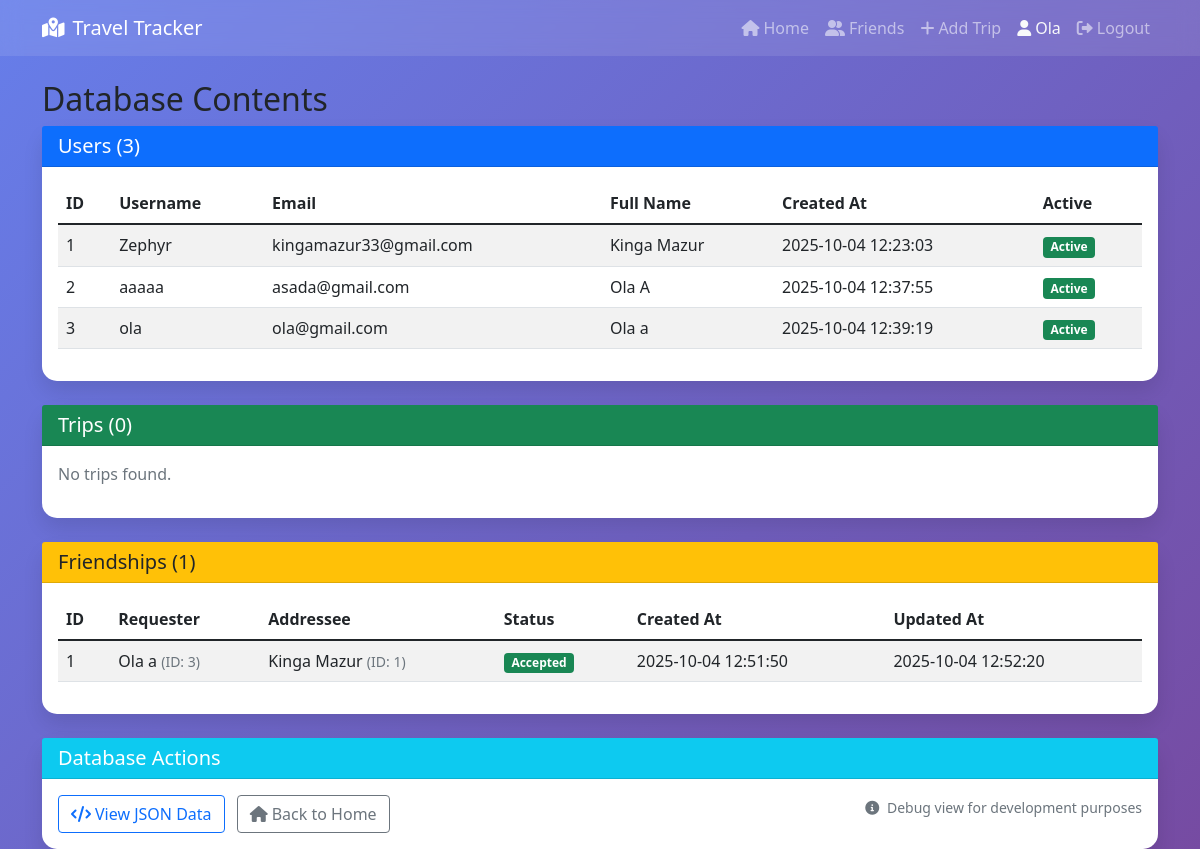
Screenshot of /debug/view (signed in) with the database file from the repository.
### users.py (models this page shows, shortened)
class User(UserMixin, db.Model):
    id = db.Column(db.Integer, primary_key=True)
    username = db.Column(db.String(80), unique=True, nullable=False)
    email = db.Column(db.String(120), unique=True, nullable=False)
    password_hash = db.Column(db.String(200), nullable=False)
    first_name = db.Column(db.String(50), nullable=False)
    last_name = db.Column(db.String(50), nullable=False)
    created_at = db.Column(db.DateTime, default=datetime.utcnow)
    is_active = db.Column(db.Boolean, default=True)
    @property
    def full_name(self):
        return f"{self.first_name} {self.last_name}"

### friends.py (models this page shows, shortened)
class Friendship(db.Model):
    id = db.Column(db.Integer, primary_key=True)
    requester_id = db.Column(db.Integer, db.ForeignKey('user.id'), nullable=False)
    addressee_id = db.Column(db.Integer, db.ForeignKey('user.id'), nullable=False)
    status = db.Column(db.String(20), default='pending')  # pending, accepted, declined, blocked
    created_at = db.Column(db.DateTime, default=datetime.utcnow)
    updated_at = db.Column(db.DateTime, default=datetime.utcnow, onupdate=datetime.utcnow)
    requester = db.relationship('User', foreign_keys=[requester_id], backref='sent_requests')
    addressee = db.relationship('User', foreign_keys=[addressee_id], backref='received_requests')
    __table_args__ = (
        db.UniqueConstraint('requester_id', 'addressee_id', name='unique_friendship'),
    )

### routes.py (the view)
@main_bp.route('/debug/view')
def debug_view():
    trips = Trip.query.all()
    users = User.query.all()
    friendships = Friendship.query.all()
    return render_template('debug.html',
                         trips=trips,
                         users=users,
                         friendships=friendships)

### app.py (called while the page is built)
def create_app():
    app = Flask(__name__)
    app.config.from_object('config.Config')
    db.init_app(app)
    login_manager.init_app(app)
    login_manager.login_view = 'main.login'
    login_manager.login_message = 'You must log in to access this page.'
    login_manager.login_message_category = 'info'
    @login_manager.user_loader
    def load_user(user_id):
        from users import User
        return User.query.get(int(user_id))
    from routes import main_bp
    app.register_blueprint(main_bp)
    return app

### templates/debug.html (shortened to what this page needs)
{% extends "base.html" %}
{% block content %}
<div class="row">
    <div class="col-12">
        <h2>Database Contents</h2>
        <div class="card mb-4">
            <div class="card-header bg-primary text-white">
                <h5 class="mb-0">Users ({{ users|length }})</h5>
            </div>
            <div class="card-body">
                {% if users %}
                    <div class="table-responsive">
                        <table class="table table-striped">
                            <thead>
                                <tr>
                                    <th>ID</th>
                                    <th>Username</th>
                                    <th>Email</th>
                                    <th>Full Name</th>
                                    <th>Created At</th>
                                    <th>Active</th>
                                </tr>
                            </thead>
                            <tbody>
                                {% for user in users %}
                                <tr>
                                    <td>{{ user.id }}</td>
                                    <td>{{ user.username }}</td>
                                    <td>{{ user.email }}</td>
                                    <td>{{ user.full_name }}</td>
                                    <td>{{ user.created_at.strftime('%Y-%m-%d %H:%M:%S') if user.created_at else 'N/A' }}</td>
                                    <td>
                                        {% if user.is_active %}
                                            <span class="badge bg-success">Active</span>
                                        {% else %}
                                            <span class="badge bg-secondary">Inactive</span>
                                        {% endif %}
                                    </td>
                                </tr>
                                {% endfor %}
                            </tbody>
                        </table>
                    </div>
                {% else %}
                    <p class="text-muted">No users found.</p>
                {% endif %}
            </div>
        </div>
        <div class="card mb-4">
            <div class="card-header bg-success text-white">
                <h5 class="mb-0">Trips ({{ trips|length }})</h5>
            </div>
            <div class="card-body">
                {% if trips %}
                    <div class="table-responsive">
                        <table class="table table-striped">
                            <thead>
                                <tr>
                                    <th>ID</th>
                                    <th>Destination</th>
                                    <th>Start Date</th>
                                    <th>End Date</th>
                                    <th>Description</th>
                                    <th>Created At</th>
                                </tr>
                            </thead>
                            <tbody>
                                {% for trip in trips %}
                                <tr>
                                    <td>{{ trip.id }}</td>
                                    <td>{{ trip.destination }}</td>
                                    <td>{{ trip.start_date.strftime('%Y-%m-%d') if trip.start_date else 'N/A' }}</td>
                                    <td>{{ trip.end_date.strftime('%Y-%m-%d') if trip.end_date else 'N/A' }}</td>
                                    <td>{{ trip.description[:50] + '...' if trip.description and trip.description|length > 50 else trip.description or 'N/A' }}</td>
                                    <td>{{ trip.created_at.strftime('%Y-%m-%d %H:%M:%S') if trip.created_at else 'N/A' }}</td>
                                </tr>
                                {% endfor %}
                            </tbody>
                        </table>
                    </div>
                {% else %}
                    <p class="text-muted">No trips found.</p>
                {% endif %}
            </div>
        </div>
        <div class="card mb-4">
            <div class="card-header bg-warning text-dark">
                <h5 class="mb-0">Friendships ({{ friendships|length }})</h5>
            </div>
            <div class="card-body">
                {% if friendships %}
                    <div class="table-responsive">
                        <table class="table table-striped">
                            <thead>
                                <tr>
                                    <th>ID</th>
                                    <th>Requester</th>
                                    <th>Addressee</th>
                                    <th>Status</th>
                                    <th>Created At</th>
                                    <th>Updated At</th>
                                </tr>
                            </thead>
                            <tbody>
                                {% for friendship in friendships %}
                                <tr>
                                    <td>{{ friendship.id }}</td>
                                    <td>
                                        {{ friendship.requester.full_name if friendship.requester else 'Unknown' }}
                                        <small class="text-muted">(ID: {{ friendship.requester_id }})</small>
                                    </td>
                                    <td>
                                        {{ friendship.addressee.full_name if friendship.addressee else 'Unknown' }}
                                        <small class="text-muted">(ID: {{ friendship.addressee_id }})</small>
                                    </td>
                                    <td>
                                        {% if friendship.status == 'accepted' %}
                                            <span class="badge bg-success">{{ friendship.status|title }}</span>
                                        {% elif friendship.status == 'pending' %}
                                            <span class="badge bg-warning">{{ friendship.status|title }}</span>
                                        {% elif friendship.status == 'declined' %}
                                            <span class="badge bg-secondary">{{ friendship.status|title }}</span>
                                        {% else %}
                                            <span class="badge bg-dark">{{ friendship.status|title }}</span>
                                        {% endif %}
                                    </td>
                                    <td>{{ friendship.created_at.strftime('%Y-%m-%d %H:%M:%S') if friendship.created_at else 'N/A' }}</td>
                                    <td>{{ friendship.updated_at.strftime('%Y-%m-%d %H:%M:%S') if friendship.updated_at else 'N/A' }}</td>
                                </tr>
                                {% endfor %}
                            </tbody>
                        </table>
                    </div>
                {% else %}
                    <p class="text-muted">No friendships found.</p>
                {% endif %}
            </div>
        </div>
        <div class="card">
            <div class="card-header bg-info text-white">
                <h5 class="mb-0">Database Actions</h5>
            </div>
            <div class="card-body">
                <div class="row">
                    <div class="col-md-6">
                        <a href="{{ url_for('main.debug_database') }}" class="btn btn-outline-primary me-2" target="_blank">
                            <i class="fas fa-code me-1"></i>View JSON Data
                        </a>
                        <a href="{{ url_for('main.index') }}" class="btn btn-outline-secondary">
                            <i class="fas fa-home me-1"></i>Back to Home
                        </a>
                    </div>
                    <div class="col-md-6">
                        <div class="text-md-end">
                            <small class="text-muted">
                                <i class="fas fa-info-circle me-1"></i>
                                Debug view for development purposes
                            </small>
                        </div>
                    </div>
                </div>
            </div>
        </div>
    </div>
</div>
{% endblock %}

### templates/base.html (shortened to what this page needs)
<!DOCTYPE html>
<html lang="en">
<head>
    <link href="https://cdn.jsdelivr.net/npm/bootstrap@5.1.3/dist/css/bootstrap.min.css" rel="stylesheet">
    <link href="https://cdnjs.cloudflare.com/ajax/libs/font-awesome/6.0.0/css/all.min.css" rel="stylesheet">
</head>
<body>
    <nav class="navbar navbar-expand-lg navbar-dark">
        <div class="container">
            <a class="navbar-brand" href="{{ url_for('main.index') }}">
                <i class="fas fa-map-marked-alt me-2"></i>Travel Tracker
            </a>
            <div class="navbar-nav ms-auto">
                <a class="nav-link" href="{{ url_for('main.index') }}">
                    <i class="fas fa-home me-1"></i>Home
                </a>
                {% if current_user.is_authenticated %}
                    <a class="nav-link" href="{{ url_for('main.friends') }}">
                        <i class="fas fa-user-friends me-1"></i>Friends
                    </a>
                    <a class="nav-link" href="{{ url_for('main.add_trip') }}">
                        <i class="fas fa-plus me-1"></i>Add Trip
                    </a>
                    <span class="nav-link text-light">
                        <i class="fas fa-user me-1"></i>{{ current_user.first_name }}
                    </span>
                    <a class="nav-link" href="{{ url_for('main.logout') }}">
                        <i class="fas fa-sign-out-alt me-1"></i>Logout
                    </a>
                {% endif %}
            </div>
        </div>
    </nav>
    <div class="container mt-4">
        {% block content %}{% endblock %}
    </div>
</body>
</html>

### templates/base.html (style rules this page uses)
body { background: linear-gradient(135deg, #667eea 0%, #764ba2 100%); min-height: 100vh; }
.card { box-shadow: 0 10px 20px rgba(0,0,0,0.1); border: none; border-radius: 15px; }
.navbar { background: rgba(255,255,255,0.1) !important; backdrop-filter: blur(10px); }

### rows the page displays
User: first_name "Ola", id "3", username "ola", email "ola@gmail.com", full_name "Ola a", created_at "2025-10-04 12:39:19", is_active "Active"
User: id "1", username "Zephyr", email "kingamazur33@gmail.com", full_name "Kinga Mazur", created_at "2025-10-04 12:23:03", is_active "Active"
User: id "2", username "aaaaa", email "asada@gmail.com", full_name "Ola A", created_at "2025-10-04 12:37:55", is_active "Active"
Friendship: id "1", requester "Ola a", requester_id "3", addressee "Kinga Mazur", addressee_id "1", status "Accepted", created_at "2025-10-04 12:51:50", updated_at "2025-10-04 12:52:20"

### other values shown
{{ users|length }} "3"
{{ trips|length }} "0"
{{ friendships|length }} "1"
